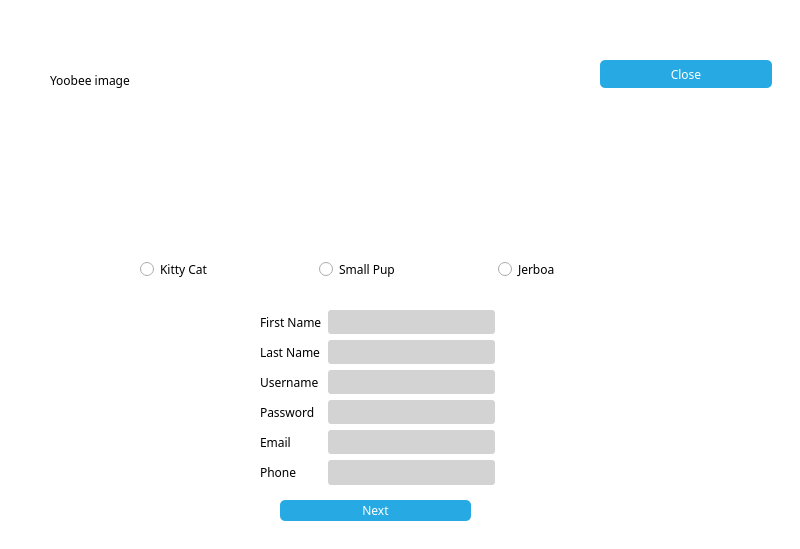
<?xml version="1.0" encoding="UTF-8"?>
<ui version="4.0">
 <class>signupscreen</class>
 <widget class="QDialog" name="signupscreen">
  <property name="geometry">
   <rect>
    <x>0</x>
    <y>0</y>
    <width>800</width>
    <height>549</height>
   </rect>
  </property>
  <property name="windowTitle">
   <string>Yoobee Library System | Sign Up</string>
  </property>
  <property name="windowIcon">
   <iconset>
    <normalon>:/images/favicon.ico</normalon>
   </iconset>
  </property>
  <property name="styleSheet">
   <string notr="true">QPushButton {
color: white;
background-color: #27a9e3;
border-radius: 3px;
padding: 5px;
}

QPushButton::pressed {
background-color: rgb(216, 150, 90);
}

QPushButton::hover {
background-color: #59c7f7;
}

QPushButton::disabled {
color: #ebebeb;
background-color: #1c7ba6;
}</string>
  </property>
  <widget class="QFrame" name="gridFrame_2">
   <property name="geometry">
    <rect>
     <x>0</x>
     <y>0</y>
     <width>801</width>
     <height>551</height>
    </rect>
   </property>
   <property name="styleSheet">
    <string notr="true">*{
background: rgb(255, 255, 255);
font-family: Century Gothic, sans-serif;
}

QFrame{
border: solid 10px rgba(0, 0, 0);
}

QLineEdit{
color: #8d98a1;
background-color: #d3d3d3;
font-size: 18px;
border-style: outset;
border-radius: 10px;
}

QPushButton{
color: white;
padding: 5px;
background: #27a9e3;
border-style: outset;
border-radius: 5px;
}
QPushButton::pressed{
background-color: rgb(216, 150, 90);
border-style: inset;
}

QPushButton::hover {
background-color: #59c7f7;
}

QPushButton::disabled {
color: #ebebeb;
background-color: #1c7ba6;
}
</string>
   </property>
   <widget class="QLabel" name="img">
    <property name="geometry">
     <rect>
      <x>50</x>
      <y>20</y>
      <width>341</width>
      <height>121</height>
     </rect>
    </property>
    <property name="styleSheet">
     <string notr="true"/>
    </property>
    <property name="text">
     <string>Yoobee image</string>
    </property>
   </widget>
   <widget class="QPushButton" name="close">
    <property name="geometry">
     <rect>
      <x>600</x>
      <y>60</y>
      <width>172</width>
      <height>28</height>
     </rect>
    </property>
    <property name="styleSheet">
     <string notr="true"/>
    </property>
    <property name="text">
     <string>Close</string>
    </property>
   </widget>
   <widget class="QWidget" name="layoutWidget">
    <property name="geometry">
     <rect>
      <x>500</x>
      <y>370</y>
      <width>141</width>
      <height>19</height>
     </rect>
    </property>
    <layout class="QHBoxLayout" name="UsernameCheck">
     <item>
      <widget class="QLabel" name="usernamecheckImg">
       <property name="text">
        <string/>
       </property>
      </widget>
     </item>
     <item>
      <widget class="QLabel" name="usernameCheckText">
       <property name="text">
        <string/>
       </property>
      </widget>
     </item>
    </layout>
   </widget>
   <widget class="QWidget" name="layoutWidget_2">
    <property name="geometry">
     <rect>
      <x>500</x>
      <y>430</y>
      <width>141</width>
      <height>19</height>
     </rect>
    </property>
    <layout class="QHBoxLayout" name="EmailCheck">
     <item>
      <widget class="QLabel" name="emailCheckImg">
       <property name="text">
        <string/>
       </property>
      </widget>
     </item>
     <item>
      <widget class="QLabel" name="emailCheckText">
       <property name="text">
        <string/>
       </property>
      </widget>
     </item>
    </layout>
   </widget>
   <widget class="QWidget" name="layoutWidget">
    <property name="geometry">
     <rect>
      <x>140</x>
      <y>120</y>
      <width>531</width>
      <height>161</height>
     </rect>
    </property>
    <layout class="QGridLayout" name="gridLayout_2">
     <item row="0" column="2">
      <widget class="QLabel" name="label_9">
       <property name="text">
        <string/>
       </property>
       <property name="pixmap">
        <pixmap resource="images.qrc">:/images/jerboa-avatar.jpg</pixmap>
       </property>
      </widget>
     </item>
     <item row="1" column="1">
      <widget class="QRadioButton" name="pup_avatar">
       <property name="text">
        <string>Small Pup</string>
       </property>
      </widget>
     </item>
     <item row="0" column="1">
      <widget class="QLabel" name="label_8">
       <property name="text">
        <string/>
       </property>
       <property name="pixmap">
        <pixmap resource="images.qrc">:/images/dog-avatar.jpg</pixmap>
       </property>
      </widget>
     </item>
     <item row="1" column="2">
      <widget class="QRadioButton" name="jerboa_avatar">
       <property name="text">
        <string>Jerboa</string>
       </property>
      </widget>
     </item>
     <item row="0" column="0">
      <widget class="QLabel" name="label_7">
       <property name="text">
        <string/>
       </property>
       <property name="pixmap">
        <pixmap resource="images.qrc">:/images/cat-avatar.jpg</pixmap>
       </property>
      </widget>
     </item>
     <item row="1" column="0">
      <widget class="QRadioButton" name="cat_avatar">
       <property name="text">
        <string>Kitty Cat</string>
       </property>
      </widget>
     </item>
    </layout>
   </widget>
   <widget class="QWidget" name="formLayoutWidget">
    <property name="geometry">
     <rect>
      <x>260</x>
      <y>310</y>
      <width>235</width>
      <height>175</height>
     </rect>
    </property>
    <layout class="QFormLayout" name="formLayout">
     <item row="0" column="0">
      <widget class="QLabel" name="label_5">
       <property name="text">
        <string>First Name</string>
       </property>
      </widget>
     </item>
     <item row="0" column="1">
      <widget class="QLineEdit" name="firstname">
       <property name="styleSheet">
        <string notr="true">QLabel { color: white; }
QLineEdit { border-radius: 3px; }</string>
       </property>
      </widget>
     </item>
     <item row="1" column="0">
      <widget class="QLabel" name="label_6">
       <property name="text">
        <string>Last Name</string>
       </property>
      </widget>
     </item>
     <item row="1" column="1">
      <widget class="QLineEdit" name="lastname">
       <property name="styleSheet">
        <string notr="true">QLabel { color: white; }
QLineEdit { border-radius: 3px; }</string>
       </property>
      </widget>
     </item>
     <item row="2" column="0">
      <widget class="QLabel" name="label">
       <property name="text">
        <string>Username</string>
       </property>
      </widget>
     </item>
     <item row="2" column="1">
      <widget class="QLineEdit" name="Username">
       <property name="styleSheet">
        <string notr="true">QLabel { color: white; }
QLineEdit { border-radius: 3px; }</string>
       </property>
      </widget>
     </item>
     <item row="3" column="0">
      <widget class="QLabel" name="label_2">
       <property name="text">
        <string>Password</string>
       </property>
      </widget>
     </item>
     <item row="3" column="1">
      <widget class="QLineEdit" name="Password">
       <property name="styleSheet">
        <string notr="true">QLabel { color: white; }
QLineEdit { border-radius: 3px; }</string>
       </property>
       <property name="echoMode">
        <enum>QLineEdit::Password</enum>
       </property>
      </widget>
     </item>
     <item row="4" column="0">
      <widget class="QLabel" name="label_3">
       <property name="text">
        <string>Email</string>
       </property>
      </widget>
     </item>
     <item row="4" column="1">
      <widget class="QLineEdit" name="email">
       <property name="styleSheet">
        <string notr="true">QLabel { color: white; }
QLineEdit { border-radius: 3px; }</string>
       </property>
      </widget>
     </item>
     <item row="5" column="0">
      <widget class="QLabel" name="label_4">
       <property name="text">
        <string>Phone</string>
       </property>
      </widget>
     </item>
     <item row="5" column="1">
      <widget class="QLineEdit" name="phone">
       <property name="styleSheet">
        <string notr="true">QLabel { color: white; }
QLineEdit { border-radius: 3px; }</string>
       </property>
       <property name="maxLength">
        <number>10</number>
       </property>
      </widget>
     </item>
    </layout>
   </widget>
   <widget class="QPushButton" name="Next">
    <property name="geometry">
     <rect>
      <x>280</x>
      <y>500</y>
      <width>191</width>
      <height>21</height>
     </rect>
    </property>
    <property name="styleSheet">
     <string notr="true"/>
    </property>
    <property name="text">
     <string>Next</string>
    </property>
   </widget>
  </widget>
 </widget>
 <resources>
  <include location="images.qrc"/>
 </resources>
 <connections/>
</ui>
